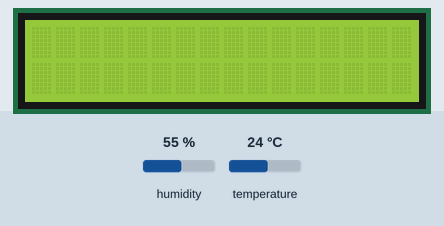
Recording of a sketch running on a simulated Arduino Uno, built with avr-gcc and run on an emulated ATmega328P. Parts: 16×2 character LCD. The inputs (shaded band) are chosen by the test bench; at power-on: temperature 24 °C, humidity 55 %.

Above: at 1.2 s.
1.3 s: temperature set to 21 °C
At 15.2 s:
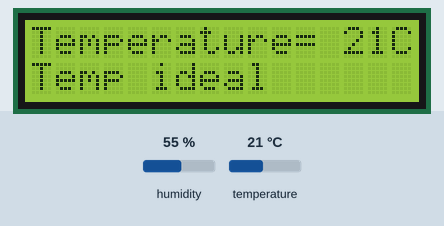
15.3 s: temperature set to 19 °C
At 26.1 s:
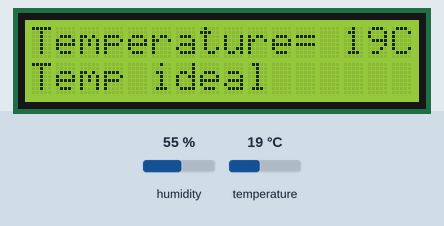
26.7 s: temperature set to 16 °C
At 36.6 s:
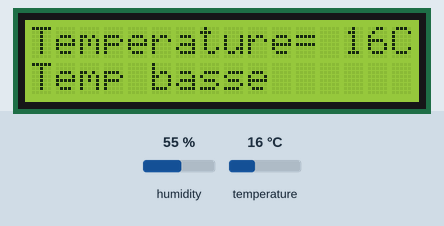
Timing chart, 0 to 38.1 s (numbered marks = the images above; inputs shaded):
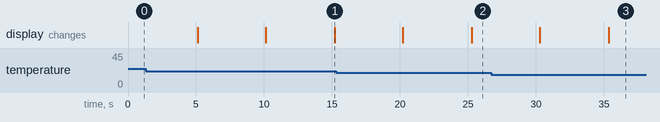

The sketch:

bonus2.ino
```cpp
#include <LiquidCrystal_I2C.h>
#include <Wire.h>
#include "DHT.h"

#define DHTPIN 2
#define DHTTYPE DHT11
DHT dht(DHTPIN, DHTTYPE);
LiquidCrystal_I2C lcd(0x27,  16, 2);

void setup() {
  Serial.begin(9600);
  lcd.init();
  lcd.backlight();
  dht.begin();
}
void loop() {
  int Temperature = dht.readTemperature();
  int Humidite = dht.readHumidity();

  delay(5000);

  lcd.clear();
  lcd.setCursor(0,0);
  lcd.print("Temperature= " + String(Temperature) + "C");

  lcd.setCursor(0,1);
  if(Temperature <18){
    lcd.print("Temp basse");
  }
  else if(Temperature >=18 && Temperature<=22){
    lcd.print("Temp ideal");
  }
  else{
    lcd.print("Temp elevee");
  }

  delay(5000);

  lcd.clear();
  lcd.setCursor(0,0);
  lcd.print("Humidite = " + String(Humidite) + "%");

  lcd.setCursor(0,1);
  if(Humidite <30){
    lcd.setCursor(0, 1);
    lcd.print("Humi basse");
  }
  else if(Humidite >=30 && Humidite<=60){
    lcd.print("Humi ideal");
  }
  else{
    lcd.print("Humi elevee");

  }
}
```

Measured:
- the behaviour switches between 23 and 22 °C on temperature (found by bisection; images 0 and 1)
- the behaviour switches between 18 and 17 °C on temperature (found by bisection; images 2 and 3)
- after the input at 1.3 s, the display: first differs from a run without the input after 13.9 s (image 1)
- after the input at 15.3 s, the display: first differs from a run without the input after 10.0 s (image 2)
- after the input at 26.7 s, the display: first differs from a run without the input after 8.7 s (image 3)
